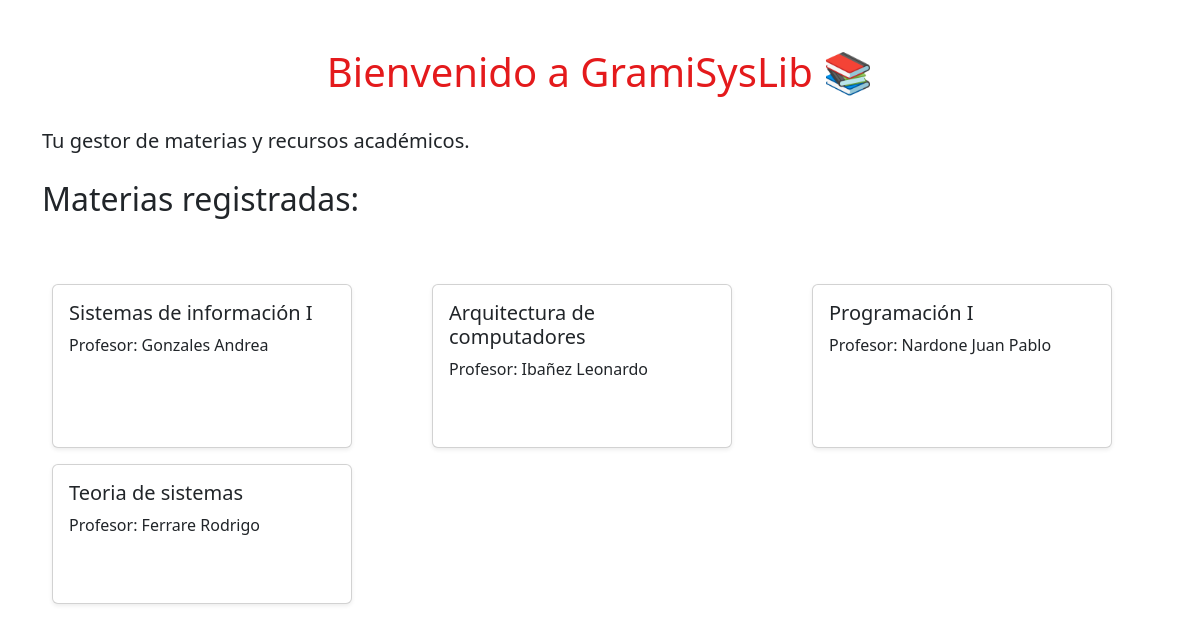
The page / on the database its author committed.
### info_academico/models.py (models this page shows, shortened)
class Materia(models.Model):
    nombre= models.CharField(max_length=50)
    profesor= models.CharField(max_length=20)

### info_academico/views.py (the view)
# urls.py: path('', views.index, name='home'), #funcion index en views
def index(request):
    materias_vista = Materia.objects.prefetch_related('libro_set', 'progreso_set')  # carga libros y progreso
    contexto = {
        'nombre_sitio': 'GramiSysLib',
        'materias': materias_vista
    }
    return render(request, 'info_academico/index.html', contexto)

### templates/info_academico/index.html
{% extends "layout.html" %}
{% load static %}
{% block contenedor %}
<div class="container mt-5">
  <h1 class="tituloPrincipal">Bienvenido a GramiSysLib 📚</h1>
  <p class="lead">Tu gestor de materias y recursos académicos.</p>
</div>
<div class="container mt-4">
  <h2 class="mb-3">Materias registradas:</h2>
  <div class="row">
    {% for materia in materias %}
      <div class="col-md-4 mb-3">
        <div class="card shadow-sm h-100">
          <div class="card-body">
            <h5 class="card-title">{{ materia.nombre }}</h5>
            <p class="card-text">Profesor: {{ materia.profesor }}</p>
          </div>
        </div>
      </div>
    {% empty %}
      <p>No hay materias registradas aún.</p>
    {% endfor %}
  </div>
</div>
{% endblock %}

### templates/layout.html (shortened to what this page needs)
{% extends "base.html" %}
{% load static %}

### templates/base.html (shortened to what this page needs)
{% load static %}
<!Doctype html>
<html lang="es">
    <head>
        <link rel="stylesheet" href="{% static 'css/header.css' %}?v=20">
        <link href="https://cdn.jsdelivr.net/npm/bootstrap@5.3.3/dist/css/bootstrap.min.css" rel="stylesheet">
    </head>
    <body>
        {% block contenedor %}
        {% endblock %}
    </body>
</html>

### static_dev/css/header.css (style rules this page uses)
body { background-color: #F5F5F5; font-family: 'Arial', sans-serif; color: #98d9b6; }
.card { max-width: 300px; margin-top: 50px; margin-left: 10px; margin-right: 10px; border-radius: 20%; }
.tituloPrincipal { color: #E41A1C; margin-bottom: 30px; text-align: center; }

### rows shown on the page
Materia: nombre "Sistemas de información I", profesor "Gonzales Andrea"
Materia: nombre "Arquitectura de computadores", profesor "Ibañez Leonardo"
Materia: nombre "Programación I", profesor "Nardone Juan Pablo"
Materia: nombre "Teoria de sistemas", profesor "Ferrare Rodrigo"
